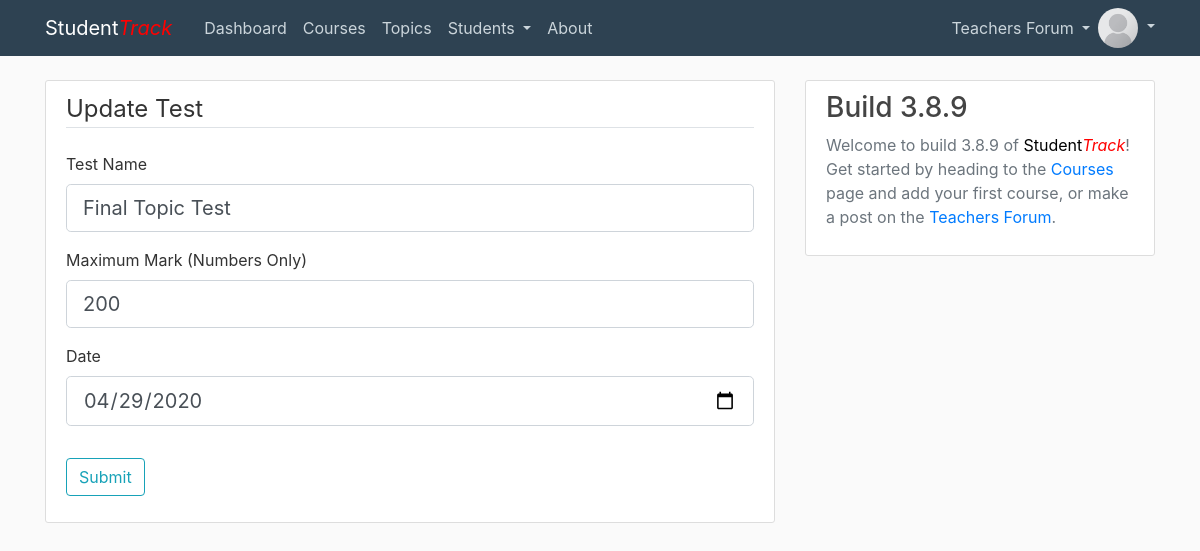
/test/1/update (signed in), run on an earlier commit of the app's database.
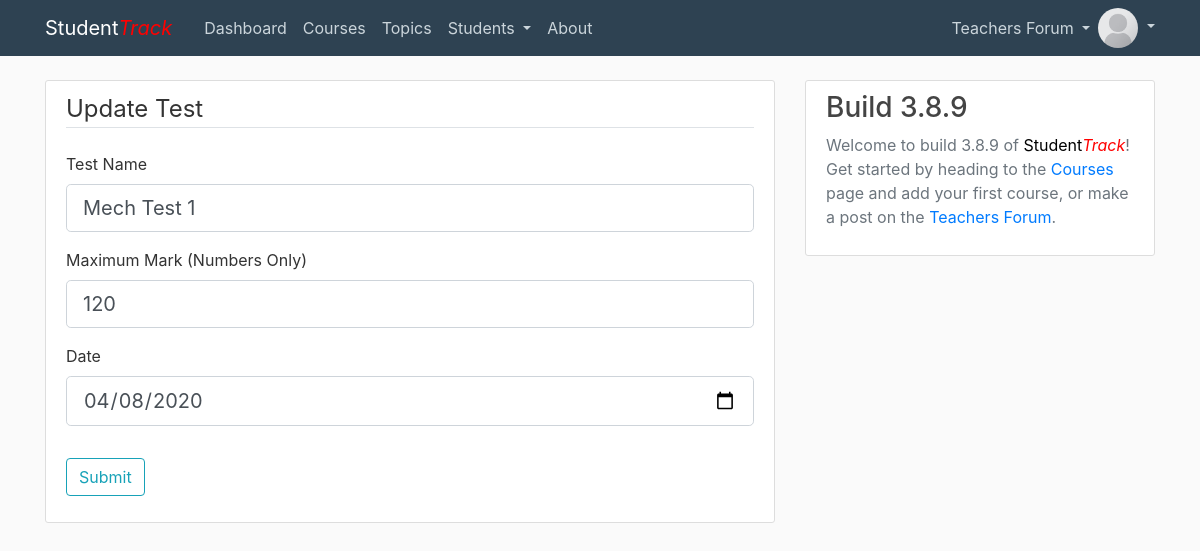
And on a later commit of the database.
### projectCode/models.py (models this page shows, shortened)
class User(db.Model, UserMixin):
    id = db.Column(db.Integer, primary_key=True)
    username = db.Column(db.String(20), unique=True, nullable=False)
    email = db.Column(db.String(120), unique=True, nullable=False)
    image_file = db.Column(db.String(20), nullable=False, default='def.png')
    password = db.Column(db.String(60), nullable=False)
    posts = db.relationship('Post', backref='author', lazy=True)
    courses = db.relationship('Course', backref='teacher', lazy=True)
    comments = db.relationship('Comment', backref='commenter', lazy=True)

class Test(db.Model):
    id = db.Column(db.Integer, primary_key=True)
    name = db.Column(db.String(100), nullable=False)
    date = db.Column(db.DateTime, nullable=False)
    topic_id = db.Column(db.Integer, db.ForeignKey('topic.id'), nullable=False)
    max_mark = db.Column(db.Integer, nullable=False)
    topic_id = db.Column(db.Integer, db.ForeignKey('topic.id'), nullable=False)
    test_marks = db.relationship('TestMark', backref='test', lazy=True)

### projectCode/routes.py (the view)
@app.route("/test/<int:test_id>/update", methods=['GET', 'POST'])
@login_required
def update_test(test_id):
    test = Test.query.get_or_404(test_id)
    if test.topic.course.teacher != current_user:
        abort(403)
    form = TestForm()
    if form.validate_on_submit():
        if form.date.data > test.topic.start_date.date() and form.date.data < test.topic.end_date.date():
            test.name = form.name.data
            test.max_mark = form.max_mark.data
            test.date = form.date.data
            db.session.commit()
            flash('Your test has been updated!', 'success')
            return redirect(url_for('topics'))
        else:
            flash("Test must be due between "+test.topic.start_date.strftime("%d %b %Y")+" to "+test.topic.end_date.strftime("%d %b %Y") + " for it to be a part of the topic '"+test.topic.name+"'.", "danger")
    elif request.method == 'GET':
        form.name.data = test.name
        form.max_mark.data = test.max_mark
        form.date.data = test.date
    return render_template('new_test.html', title='Update Test',
                           form=form, legend='Update Test')

### projectCode/forms.py
class TestForm(FlaskForm):
    name = StringField('Test Name', validators=[DataRequired()])
    max_mark = IntegerField('Maximum Mark (Numbers Only)', validators=[DataRequired()])
    date = DateField('Date', validators=[DataRequired()])
    submit = SubmitField('Submit')

### projectCode/models.py (called while the page is built)
@login_manager.user_loader
def load_user(user_id):
    return User.query.get(int(user_id))

### projectCode/templates/new_test.html (shortened to what this page needs)
{% extends "layout_content.html" %}
{% block content %}
<div class="content-section">
    <form method="POST" action="">
        <fieldset class="form-group">
            <legend class="border-bottom mb-4">{{ legend }}</legend>
            <div class="form-group">
                {{ form.name.label(class="form-control-label") }}
                {% if form.name.errors %}
                    {{ form.name(class="form-control form-control-lg is-invalid") }}
                    <div class="invalid-feedback">
                        {% for error in form.name.errors %}
                            <span>{{ error }}</span>
                        {% endfor %}
                    </div>
                {% else %}
                    {{ form.name(class="form-control form-control-lg") }}
                {% endif %}
            </div>
            <div class="form-group">
                {{ form.max_mark.label(class="form-control-label") }}
                {% if form.max_mark.errors %}
                    {{ form.max_mark(class="form-control form-control-lg is-invalid") }}
                    <div class="invalid-feedback">
                        {% for error in form.max_mark.errors %}
                            <span>{{ error }}</span>
                        {% endfor %}
                    </div>
                {% else %}
                    {{ form.max_mark(class="form-control form-control-lg") }}
                {% endif %}
            </div>
            <div class="form-group">
                {{ form.date.label(class="form-control-label") }}
                {% if form.date.errors %}
                    {{ form.date(class="form-control form-control-lg is-invalid") }}
                    <div class="invalid-feedback">
                        {% for error in form.date.errors %}
                            <span>{{ error }}</span>
                        {% endfor %}
                    </div>
                {% else %}
                    {{ form.date(class="form-control form-control-lg") }}
                {% endif %}
            </div>
        </fieldset>
        <div class="form-group">
            {{ form.submit(class="btn btn-outline-info") }}
        </div>
    </form>
</div>
{% endblock content %}

### projectCode/templates/layout_site_main.html (shortened to what this page needs)
<!DOCTYPE html>
<html>
<head>
    <link rel="stylesheet" href="https://maxcdn.bootstrapcdn.com/bootstrap/4.0.0/css/bootstrap.min.css">
    <link rel="stylesheet" type="text/css" href="{{ url_for('static', filename='css/main.css') }}">
</head>
<body>
    <header class="site-header">
      <nav class="navbar navbar-expand-md navbar-dark bg-steel fixed-top">
        <div class="container">
          <a class="navbar-brand mr-4" href="/">Student<font color="red"><em>Track</em></font></a>
          <div class="collapse navbar-collapse" id="navbarToggle">
            <div class="navbar-nav mr-auto">
              {% if current_user.is_authenticated %}
              <a class="nav-item nav-link" href="{{ url_for('dash') }}">Dashboard</a>
              <a class="nav-item nav-link" href="{{ url_for('courses') }}">Courses</a>
              <a class="nav-item nav-link" href="{{ url_for('topics') }}">Topics</a>
              <li class="nav-item dropdown">
                <a class="nav-link dropdown-toggle" href="#" id="navbarDropdown1" role="button" data-toggle="dropdown" aria-haspopup="true" aria-expanded="false">
                  Students
                </a>
              </li>
              {% else %}
              <a class="nav-item nav-link" href="{{ url_for('home') }}">Forum</a>
              {% endif %}
              <a class="nav-item nav-link" href="{{ url_for('about') }}">About</a>
            </div>
            <div class="navbar-nav">
              {% if current_user.is_authenticated %}
              <li class="nav-item dropdown">
                <a class="nav-link dropdown-toggle" href="#" id="navbarDropdown1" role="button" data-toggle="dropdown" aria-haspopup="true" aria-expanded="false">
                  Teachers Forum
                </a>
              </li>
              <li class="nav-item dropdown">
                <a class="nav-link dropdown-toggle p-0" href="#" id="navbarDropdown1" role="button" data-toggle="dropdown" aria-haspopup="true" aria-expanded="false">
                  <img class="rounded-circle nav-img dropdown-toggle" src="{{ url_for('static', filename='profile_pics/' + current_user.image_file) }}">
                </a>
              </li>
              {% else %}
              <a class="nav-item nav-link" href="{{ url_for('login') }}">Login</a>
              <a class="nav-item nav-link" href="{{ url_for('register') }}">Register</a>
              {% endif %}
            </div>
          </div>
        </div>
      </nav>
    </header>
    {% block sublayout %}{% endblock %}
</body>
</html>

What changed in the data, as far as the page shows it:
changed User: image_file: a different picture
changed Test: name "Final Topic Test" → "Mech Test 1"; max_mark "200" → "120"; date "04/29/2020" → "04/08/2020"
